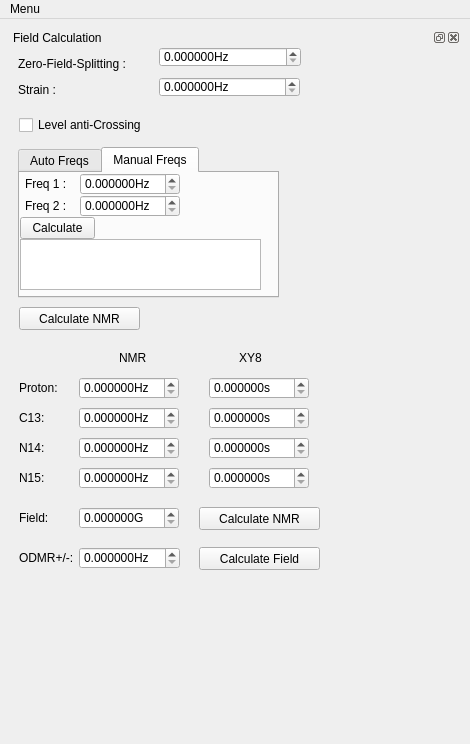
<?xml version="1.0" encoding="UTF-8"?>
<ui version="4.0">
 <class>MainWindow</class>
 <widget class="QMainWindow" name="MainWindow">
  <property name="geometry">
   <rect>
    <x>0</x>
    <y>0</y>
    <width>470</width>
    <height>744</height>
   </rect>
  </property>
  <property name="windowTitle">
   <string>qudi: Calculator</string>
  </property>
  <widget class="QWidget" name="centralwidget">
   <layout class="QGridLayout" name="gridLayout">
    <item row="0" column="0">
     <layout class="QVBoxLayout" name="verticalLayout">
      <item>
       <widget class="QDockWidget" name="field_cal_DockWidget">
        <property name="toolTip">
         <string/>
        </property>
        <property name="windowTitle">
         <string>Field Calculation</string>
        </property>
        <widget class="QWidget" name="dockWidgetContents_7">
         <widget class="QLabel" name="label_17">
          <property name="geometry">
           <rect>
            <x>9</x>
            <y>9</y>
            <width>132</width>
            <height>16</height>
           </rect>
          </property>
          <property name="text">
           <string>Zero-Field-Splitting :</string>
          </property>
         </widget>
         <widget class="ScienDSpinBox" name="zfs_DoubleSpinBox">
          <property name="geometry">
           <rect>
            <x>150</x>
            <y>0</y>
            <width>142</width>
            <height>20</height>
           </rect>
          </property>
          <property name="minimumSize">
           <size>
            <width>120</width>
            <height>0</height>
           </size>
          </property>
          <property name="toolTip">
           <string>Enter the zero-field splitting value of your NV</string>
          </property>
          <property name="suffix">
           <string>Hz</string>
          </property>
          <property name="decimals">
           <number>6</number>
          </property>
          <property name="maximum">
           <double>4000000000.000000000000000</double>
          </property>
         </widget>
         <widget class="QLabel" name="label_18">
          <property name="geometry">
           <rect>
            <x>9</x>
            <y>35</y>
            <width>48</width>
            <height>16</height>
           </rect>
          </property>
          <property name="text">
           <string>Strain :</string>
          </property>
         </widget>
         <widget class="ScienDSpinBox" name="e_DoubleSpinBox">
          <property name="geometry">
           <rect>
            <x>150</x>
            <y>30</y>
            <width>141</width>
            <height>20</height>
           </rect>
          </property>
          <property name="minimumSize">
           <size>
            <width>120</width>
            <height>0</height>
           </size>
          </property>
          <property name="toolTip">
           <string>Enter the strain value of your NV</string>
          </property>
          <property name="suffix">
           <string>Hz</string>
          </property>
          <property name="decimals">
           <number>6</number>
          </property>
          <property name="maximum">
           <double>10000000000.000000000000000</double>
          </property>
         </widget>
         <widget class="QTabWidget" name="tabWidget_2">
          <property name="geometry">
           <rect>
            <x>9</x>
            <y>100</y>
            <width>261</width>
            <height>151</height>
           </rect>
          </property>
          <property name="sizePolicy">
           <sizepolicy hsizetype="Expanding" vsizetype="Expanding">
            <horstretch>20</horstretch>
            <verstretch>40</verstretch>
           </sizepolicy>
          </property>
          <property name="minimumSize">
           <size>
            <width>180</width>
            <height>140</height>
           </size>
          </property>
          <property name="currentIndex">
           <number>1</number>
          </property>
          <widget class="QWidget" name="auto_Cal_tab">
           <attribute name="title">
            <string>Auto Freqs</string>
           </attribute>
           <widget class="QPushButton" name="a_field_PushButton">
            <property name="geometry">
             <rect>
              <x>100</x>
              <y>0</y>
              <width>75</width>
              <height>23</height>
             </rect>
            </property>
            <property name="toolTip">
             <string>Click to calculate the magnetic field and the alignment to N-V axis, after a two-dip fitting is done.</string>
            </property>
            <property name="text">
             <string>Calculate</string>
            </property>
           </widget>
           <widget class="QTextBrowser" name="a_field_alignment_DisplayWidget">
            <property name="geometry">
             <rect>
              <x>0</x>
              <y>30</y>
              <width>170</width>
              <height>81</height>
             </rect>
            </property>
            <property name="sizePolicy">
             <sizepolicy hsizetype="Expanding" vsizetype="Fixed">
              <horstretch>0</horstretch>
              <verstretch>0</verstretch>
             </sizepolicy>
            </property>
            <property name="minimumSize">
             <size>
              <width>170</width>
              <height>0</height>
             </size>
            </property>
            <property name="maximumSize">
             <size>
              <width>120</width>
              <height>16777215</height>
             </size>
            </property>
            <property name="sizeAdjustPolicy">
             <enum>QAbstractScrollArea::AdjustToContents</enum>
            </property>
            <property name="tabChangesFocus">
             <bool>true</bool>
            </property>
           </widget>
           <widget class="QComboBox" name="fit_source_comboBox">
            <property name="geometry">
             <rect>
              <x>0</x>
              <y>0</y>
              <width>81</width>
              <height>22</height>
             </rect>
            </property>
            <property name="toolTip">
             <string>select fitting source.</string>
            </property>
           </widget>
          </widget>
          <widget class="QWidget" name="manual_Cal_tab_2">
           <attribute name="title">
            <string>Manual Freqs</string>
           </attribute>
           <widget class="ScienDSpinBox" name="freq1_DoubleSpinBox">
            <property name="geometry">
             <rect>
              <x>60</x>
              <y>0</y>
              <width>100</width>
              <height>22</height>
             </rect>
            </property>
            <property name="minimumSize">
             <size>
              <width>100</width>
              <height>22</height>
             </size>
            </property>
            <property name="toolTip">
             <string>Enter the first resonant frequency</string>
            </property>
            <property name="suffix">
             <string>Hz</string>
            </property>
            <property name="decimals">
             <number>6</number>
            </property>
            <property name="maximum">
             <double>100000000000.000000000000000</double>
            </property>
           </widget>
           <widget class="ScienDSpinBox" name="freq2_DoubleSpinBox">
            <property name="geometry">
             <rect>
              <x>60</x>
              <y>22</y>
              <width>100</width>
              <height>22</height>
             </rect>
            </property>
            <property name="minimumSize">
             <size>
              <width>100</width>
              <height>0</height>
             </size>
            </property>
            <property name="toolTip">
             <string>Enter the second resonant frequency</string>
            </property>
            <property name="suffix">
             <string>Hz</string>
            </property>
            <property name="decimals">
             <number>6</number>
            </property>
            <property name="maximum">
             <double>100000000000.000000000000000</double>
            </property>
           </widget>
           <widget class="QLabel" name="label_12">
            <property name="geometry">
             <rect>
              <x>5</x>
              <y>0</y>
              <width>45</width>
              <height>22</height>
             </rect>
            </property>
            <property name="text">
             <string>Freq 1 :</string>
            </property>
           </widget>
           <widget class="QLabel" name="label_19">
            <property name="geometry">
             <rect>
              <x>5</x>
              <y>22</y>
              <width>45</width>
              <height>22</height>
             </rect>
            </property>
            <property name="text">
             <string>Freq 2 :</string>
            </property>
           </widget>
           <widget class="QPushButton" name="m_field_PushButton">
            <property name="geometry">
             <rect>
              <x>0</x>
              <y>44</y>
              <width>75</width>
              <height>22</height>
             </rect>
            </property>
            <property name="toolTip">
             <string>calculate the field with Freq 1 and Freq 2</string>
            </property>
            <property name="text">
             <string>Calculate</string>
            </property>
           </widget>
           <widget class="QTextBrowser" name="m_field_alignment_DisplayWidget">
            <property name="geometry">
             <rect>
              <x>0</x>
              <y>66</y>
              <width>241</width>
              <height>51</height>
             </rect>
            </property>
            <property name="minimumSize">
             <size>
              <width>170</width>
              <height>0</height>
             </size>
            </property>
           </widget>
          </widget>
         </widget>
         <widget class="QCheckBox" name="lac_CheckBox">
          <property name="geometry">
           <rect>
            <x>10</x>
            <y>70</y>
            <width>137</width>
            <height>16</height>
           </rect>
          </property>
          <property name="toolTip">
           <string>Check only if the Leve anti-Crossing matters!</string>
          </property>
          <property name="text">
           <string>Level anti-Crossing</string>
          </property>
         </widget>
         <widget class="QPushButton" name="nmr_auto_PushButton">
          <property name="geometry">
           <rect>
            <x>10</x>
            <y>260</y>
            <width>121</width>
            <height>23</height>
           </rect>
          </property>
          <property name="toolTip">
           <string>Click to calculate the NMR with automatically calculated magnetic field.</string>
          </property>
          <property name="text">
           <string>Calculate NMR</string>
          </property>
         </widget>
         <widget class="QLabel" name="label_25">
          <property name="geometry">
           <rect>
            <x>110</x>
            <y>300</y>
            <width>45</width>
            <height>22</height>
           </rect>
          </property>
          <property name="text">
           <string>NMR</string>
          </property>
         </widget>
         <widget class="QLabel" name="label_26">
          <property name="geometry">
           <rect>
            <x>230</x>
            <y>300</y>
            <width>45</width>
            <height>22</height>
           </rect>
          </property>
          <property name="text">
           <string>XY8</string>
          </property>
         </widget>
         <widget class="QLabel" name="label_14">
          <property name="geometry">
           <rect>
            <x>10</x>
            <y>330</y>
            <width>45</width>
            <height>22</height>
           </rect>
          </property>
          <property name="text">
           <string>Proton:</string>
          </property>
         </widget>
         <widget class="ScienDSpinBox" name="nmrh_DoubleSpinBox">
          <property name="geometry">
           <rect>
            <x>70</x>
            <y>330</y>
            <width>100</width>
            <height>22</height>
           </rect>
          </property>
          <property name="minimumSize">
           <size>
            <width>100</width>
            <height>22</height>
           </size>
          </property>
          <property name="toolTip">
           <string/>
          </property>
          <property name="suffix">
           <string>Hz</string>
          </property>
          <property name="decimals">
           <number>6</number>
          </property>
          <property name="maximum">
           <double>100000000000.000000000000000</double>
          </property>
         </widget>
         <widget class="ScienDSpinBox" name="xy8h_DoubleSpinBox">
          <property name="geometry">
           <rect>
            <x>200</x>
            <y>330</y>
            <width>100</width>
            <height>22</height>
           </rect>
          </property>
          <property name="minimumSize">
           <size>
            <width>100</width>
            <height>22</height>
           </size>
          </property>
          <property name="toolTip">
           <string/>
          </property>
          <property name="suffix">
           <string>s</string>
          </property>
          <property name="decimals">
           <number>6</number>
          </property>
          <property name="maximum">
           <double>100000000000.000000000000000</double>
          </property>
         </widget>
         <widget class="QLabel" name="label_15">
          <property name="geometry">
           <rect>
            <x>10</x>
            <y>360</y>
            <width>45</width>
            <height>22</height>
           </rect>
          </property>
          <property name="text">
           <string>C13:</string>
          </property>
         </widget>
         <widget class="ScienDSpinBox" name="nmrc13_DoubleSpinBox">
          <property name="geometry">
           <rect>
            <x>70</x>
            <y>360</y>
            <width>100</width>
            <height>22</height>
           </rect>
          </property>
          <property name="minimumSize">
           <size>
            <width>100</width>
            <height>22</height>
           </size>
          </property>
          <property name="toolTip">
           <string/>
          </property>
          <property name="suffix">
           <string>Hz</string>
          </property>
          <property name="decimals">
           <number>6</number>
          </property>
          <property name="maximum">
           <double>100000000000.000000000000000</double>
          </property>
         </widget>
         <widget class="ScienDSpinBox" name="xy8c13_DoubleSpinBox">
          <property name="geometry">
           <rect>
            <x>200</x>
            <y>360</y>
            <width>100</width>
            <height>22</height>
           </rect>
          </property>
          <property name="minimumSize">
           <size>
            <width>100</width>
            <height>22</height>
           </size>
          </property>
          <property name="toolTip">
           <string/>
          </property>
          <property name="suffix">
           <string>s</string>
          </property>
          <property name="decimals">
           <number>6</number>
          </property>
          <property name="maximum">
           <double>100000000000.000000000000000</double>
          </property>
         </widget>
         <widget class="QLabel" name="label_23">
          <property name="geometry">
           <rect>
            <x>10</x>
            <y>390</y>
            <width>45</width>
            <height>22</height>
           </rect>
          </property>
          <property name="text">
           <string>N14:</string>
          </property>
         </widget>
         <widget class="ScienDSpinBox" name="nmrn14_DoubleSpinBox">
          <property name="geometry">
           <rect>
            <x>70</x>
            <y>390</y>
            <width>100</width>
            <height>22</height>
           </rect>
          </property>
          <property name="minimumSize">
           <size>
            <width>100</width>
            <height>22</height>
           </size>
          </property>
          <property name="toolTip">
           <string/>
          </property>
          <property name="suffix">
           <string>Hz</string>
          </property>
          <property name="decimals">
           <number>6</number>
          </property>
          <property name="maximum">
           <double>100000000000.000000000000000</double>
          </property>
         </widget>
         <widget class="ScienDSpinBox" name="xy8n14_DoubleSpinBox">
          <property name="geometry">
           <rect>
            <x>200</x>
            <y>390</y>
            <width>100</width>
            <height>22</height>
           </rect>
          </property>
          <property name="minimumSize">
           <size>
            <width>100</width>
            <height>22</height>
           </size>
          </property>
          <property name="toolTip">
           <string/>
          </property>
          <property name="suffix">
           <string>s</string>
          </property>
          <property name="decimals">
           <number>6</number>
          </property>
          <property name="maximum">
           <double>100000000000.000000000000000</double>
          </property>
         </widget>
         <widget class="QLabel" name="label_24">
          <property name="geometry">
           <rect>
            <x>10</x>
            <y>420</y>
            <width>45</width>
            <height>22</height>
           </rect>
          </property>
          <property name="text">
           <string>N15:</string>
          </property>
         </widget>
         <widget class="ScienDSpinBox" name="nmrn15_DoubleSpinBox">
          <property name="geometry">
           <rect>
            <x>70</x>
            <y>420</y>
            <width>100</width>
            <height>22</height>
           </rect>
          </property>
          <property name="minimumSize">
           <size>
            <width>100</width>
            <height>22</height>
           </size>
          </property>
          <property name="toolTip">
           <string/>
          </property>
          <property name="suffix">
           <string>Hz</string>
          </property>
          <property name="decimals">
           <number>6</number>
          </property>
          <property name="maximum">
           <double>100000000000.000000000000000</double>
          </property>
         </widget>
         <widget class="ScienDSpinBox" name="xy8n15_DoubleSpinBox">
          <property name="geometry">
           <rect>
            <x>200</x>
            <y>420</y>
            <width>100</width>
            <height>22</height>
           </rect>
          </property>
          <property name="minimumSize">
           <size>
            <width>100</width>
            <height>22</height>
           </size>
          </property>
          <property name="toolTip">
           <string/>
          </property>
          <property name="suffix">
           <string>s</string>
          </property>
          <property name="decimals">
           <number>6</number>
          </property>
          <property name="maximum">
           <double>100000000000.000000000000000</double>
          </property>
         </widget>
         <widget class="QLabel" name="label_27">
          <property name="geometry">
           <rect>
            <x>10</x>
            <y>460</y>
            <width>61</width>
            <height>22</height>
           </rect>
          </property>
          <property name="text">
           <string>Field:</string>
          </property>
         </widget>
         <widget class="ScienDSpinBox" name="manual_field_DoubleSpinBox">
          <property name="geometry">
           <rect>
            <x>70</x>
            <y>460</y>
            <width>100</width>
            <height>22</height>
           </rect>
          </property>
          <property name="minimumSize">
           <size>
            <width>100</width>
            <height>22</height>
           </size>
          </property>
          <property name="toolTip">
           <string>Enter the magnetic field</string>
          </property>
          <property name="statusTip">
           <string>use this field for NMR calculation.</string>
          </property>
          <property name="suffix">
           <string>G</string>
          </property>
          <property name="decimals">
           <number>6</number>
          </property>
          <property name="maximum">
           <double>100000000000.000000000000000</double>
          </property>
         </widget>
         <widget class="QPushButton" name="nmr_manual_PushButton">
          <property name="geometry">
           <rect>
            <x>190</x>
            <y>460</y>
            <width>121</width>
            <height>23</height>
           </rect>
          </property>
          <property name="toolTip">
           <string>Click to calculate the NMR with user-input magnetic field.</string>
          </property>
          <property name="text">
           <string>Calculate NMR</string>
          </property>
         </widget>
         <widget class="QLabel" name="label_28">
          <property name="geometry">
           <rect>
            <x>10</x>
            <y>500</y>
            <width>61</width>
            <height>22</height>
           </rect>
          </property>
          <property name="toolTip">
           <string>Check Level anti-Crossing if needed.</string>
          </property>
          <property name="text">
           <string>ODMR+/-:</string>
          </property>
         </widget>
         <widget class="ScienDSpinBox" name="odmr1_DoubleSpinBox">
          <property name="geometry">
           <rect>
            <x>70</x>
            <y>500</y>
            <width>101</width>
            <height>22</height>
           </rect>
          </property>
          <property name="minimumSize">
           <size>
            <width>50</width>
            <height>22</height>
           </size>
          </property>
          <property name="toolTip">
           <string>Enter one resonant frequency of the aligned field. Check Level anti_Crossing option if needed!</string>
          </property>
          <property name="statusTip">
           <string>use this field for NMR calculation.</string>
          </property>
          <property name="suffix">
           <string>Hz</string>
          </property>
          <property name="decimals">
           <number>6</number>
          </property>
          <property name="maximum">
           <double>100000000000.000000000000000</double>
          </property>
         </widget>
         <widget class="QPushButton" name="odmr1nmr_manual_PushButton">
          <property name="geometry">
           <rect>
            <x>190</x>
            <y>500</y>
            <width>121</width>
            <height>23</height>
           </rect>
          </property>
          <property name="toolTip">
           <string>Click to calculate the field with the user-input ODMR frequency.</string>
          </property>
          <property name="text">
           <string>Calculate Field</string>
          </property>
         </widget>
        </widget>
       </widget>
      </item>
     </layout>
    </item>
   </layout>
  </widget>
  <widget class="QMenuBar" name="menubar">
   <property name="geometry">
    <rect>
     <x>0</x>
     <y>0</y>
     <width>470</width>
     <height>23</height>
    </rect>
   </property>
   <widget class="QMenu" name="menuMenu">
    <property name="title">
     <string>Menu</string>
    </property>
    <addaction name="actionClose"/>
    <addaction name="action_show_field_calculation"/>
   </widget>
   <addaction name="menuMenu"/>
  </widget>
  <action name="actionClose">
   <property name="icon">
    <iconset>
     <normaloff>../../artwork/icons/oxygen/22x22/application-exit.png</normaloff>../../artwork/icons/oxygen/22x22/application-exit.png</iconset>
   </property>
   <property name="text">
    <string>Close</string>
   </property>
  </action>
  <action name="action_show_field_calculation">
   <property name="checkable">
    <bool>true</bool>
   </property>
   <property name="checked">
    <bool>true</bool>
   </property>
   <property name="text">
    <string>field calculation</string>
   </property>
   <property name="toolTip">
    <string>To show the field calculation window</string>
   </property>
  </action>
 </widget>
 <customwidgets>
  <customwidget>
   <class>ScienDSpinBox</class>
   <extends>QDoubleSpinBox</extends>
   <header>qudi.util.widgets.scientific_spinbox.h</header>
  </customwidget>
 </customwidgets>
 <resources/>
 <connections>
  <connection>
   <sender>actionClose</sender>
   <signal>triggered()</signal>
   <receiver>MainWindow</receiver>
   <slot>close()</slot>
   <hints>
    <hint type="sourcelabel">
     <x>-1</x>
     <y>-1</y>
    </hint>
    <hint type="destinationlabel">
     <x>232</x>
     <y>172</y>
    </hint>
   </hints>
  </connection>
 </connections>
</ui>
